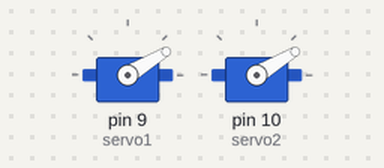
A sketch run on a simulated Arduino Uno, built with avr-gcc and run on an emulated ATmega328P. Shown: 2 × servo. Random numbers use the default seed unless the sketch sets one.

Above: at 0.15 s.
At 7.01 s:
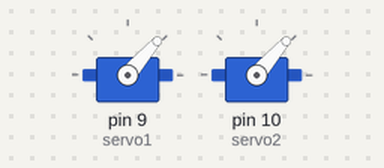
At 16.37 s:
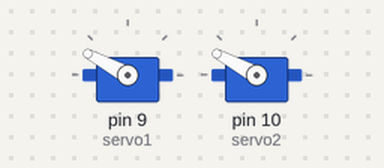
At 36.8 s:
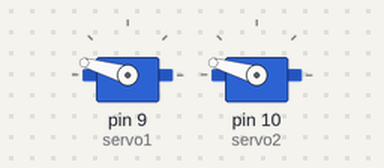
Timing chart, 0 to 40.0 s (numbered marks = the images above):
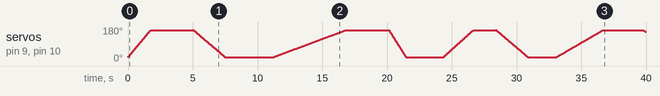

The sketch:

DocOckClaws.ino
```cpp
#include <Servo.h>

Servo servo1;
Servo servo2;

int pos = 0;

void setup()
{
  servo1.attach(9);
  servo2.attach(10);
}


void loop()
{
  int delayTime = random(3,40);
  for(pos = 20; pos < 165; pos += 1)
  {
    servo1.write(pos);
    servo2.write(pos);
    delay(delayTime);
  }
  delayTime = random(4000);
  delay(delayTime);
  delayTime = random(3,40);
  for(pos = 165; pos>=20; pos-=1)
  {
    servo1.write(pos);
    servo2.write(pos);
    delay(delayTime);
  }
  delayTime = random(4000);
  delay(delayTime);
}
```
